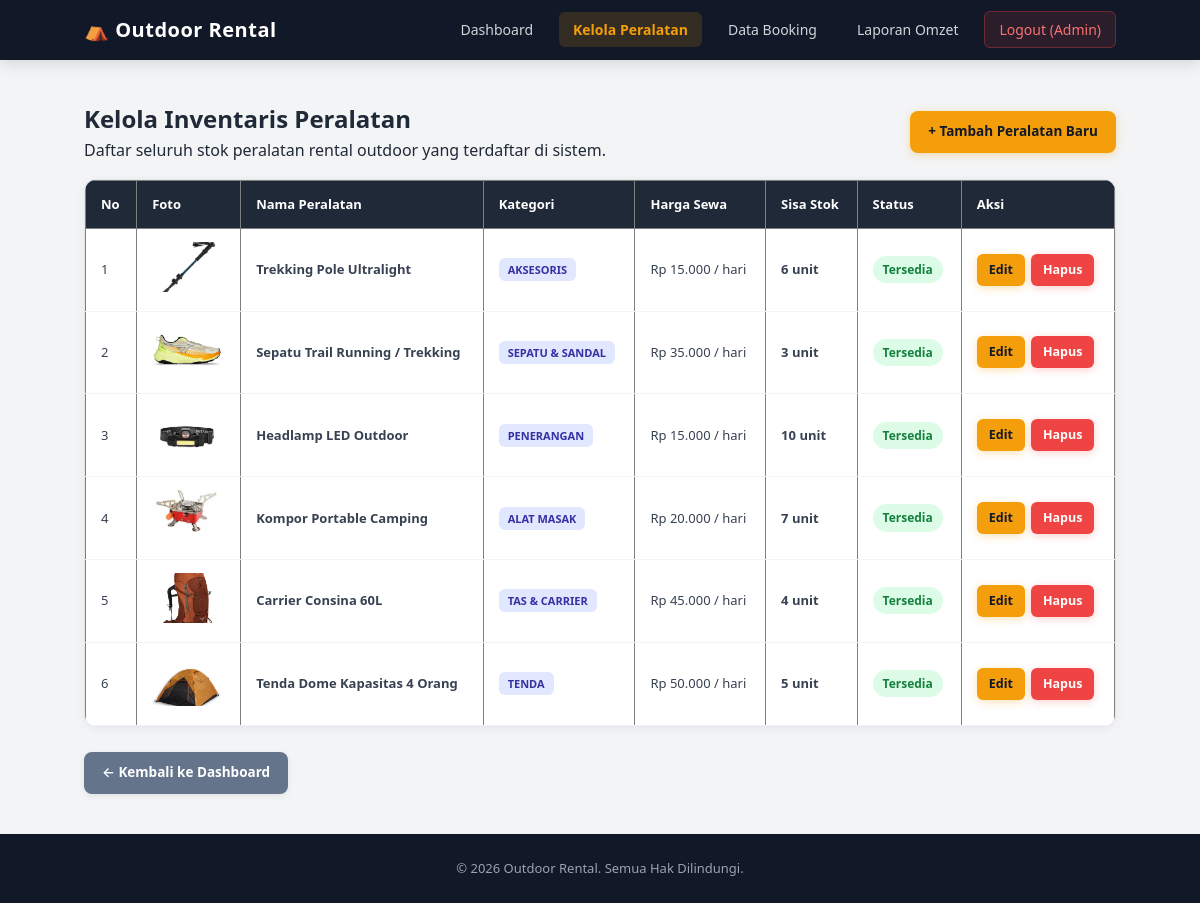
Screenshot of /admin/peralatan.php (signed in) with the database file from the repository.
### tables this page shows
CREATE TABLE `peralatan` (
    `id` INT AUTO_INCREMENT PRIMARY KEY,
    `nama` VARCHAR(100) NOT NULL,
    `kategori` VARCHAR(50) NOT NULL,
    `harga` INT NOT NULL,
    `stok` INT NOT NULL DEFAULT 0,
    `gambar` VARCHAR(255) NULL,
    `created_at` TIMESTAMP DEFAULT CURRENT_TIMESTAMP
);

### config/functions.php (called while the page is built, shortened)
<?php
function rupiah($harga)
{
    return "Rp " . number_format((float)$harga, 0, ',', '.');
}
function getPeralatan($conn)
{
    $query = mysqli_query($conn, "SELECT * FROM peralatan ORDER BY id DESC");
    $data = [];
    while ($row = mysqli_fetch_assoc($query)) {
        $data[] = $row;
    }
    return $data;
}

### admin/peralatan.php (the view, shortened to what this page needs)
<?php
require_once '../config/config.php';
require_once '../config/functions.php';
$peralatan = getPeralatan($conn);
include '../includes/header.php';
?>
<section class="riwayat-section">
    <div class="header-action-container">
        <div>
            <h2>Kelola Inventaris Peralatan</h2>
            <p>Daftar seluruh stok peralatan rental outdoor yang terdaftar di sistem.</p>
        </div>
        <div>
            <a href="tambah_peralatan.php" class="btn btn-primary">+ Tambah Peralatan Baru</a>
        </div>
    </div>
    <?php if (empty($peralatan)) { ?>
        <div class="empty-state">
            <p>Belum ada data peralatan terdaftar di database.</p>
            <a href="tambah_peralatan.php" class="btn btn-primary">Tambah Sekarang</a>
        </div>
    <?php } else { ?>
        <div class="table-responsive mt-3">
            <table border="1" cellpadding="10" cellspacing="0" class="table-custom">
                <thead>
                    <tr>
                        <th>No</th>
                        <th>Foto</th>
                        <th>Nama Peralatan</th>
                        <th>Kategori</th>
                        <th>Harga Sewa</th>
                        <th>Sisa Stok</th>
                        <th>Status</th>
                        <th>Aksi</th>
                    </tr>
                </thead>
                <tbody>
                    <?php $no = 1; foreach ($peralatan as $item) { ?>
                        <tr>
                            <td><?= $no++; ?></td>
                            <td>
                                <?php if (!empty($item['gambar'])) { ?>
                                    <img
                                        src="../assets/uploads/<?= htmlspecialchars($item['gambar']); ?>"
                                        alt="<?= htmlspecialchars($item['nama']); ?>"
                                        width="70"
                                        style="border-radius: 6px; object-fit: cover; height: 50px;">
                                <?php } else { ?>
                                    <span class="text-muted">No Image</span>
                                <?php } ?>
                            </td>
                            <td><strong><?= htmlspecialchars($item['nama']); ?></strong></td>
                            <td><span class="badge-kategori"><?= htmlspecialchars($item['kategori']); ?></span></td>
                            <td><?= rupiah($item['harga']); ?> / hari</td>
                            <td><strong><?= $item['stok']; ?> unit</strong></td>
                            <td>
                                <?php if ($item['stok'] > 0) { ?>
                                    <span class="badge badge-success">Tersedia</span>
                                <?php } else { ?>
                                    <span class="badge badge-danger">Habis</span>
                                <?php } ?>
                            </td>
                            <td>
                                <div style="display: flex; gap: 6px;">
                                    <a href="edit_peralatan.php?id=<?= $item['id']; ?>" class="btn btn-sm btn-primary">Edit</a>
                                    <a href="hapus_peralatan.php?id=<?= $item['id']; ?>" class="btn btn-sm btn-danger" onclick="return confirm('Apakah Anda yakin ingin menghapus peralatan ini?');">Hapus</a>
                                </div>
                            </td>
                        </tr>
                    <?php } ?>
                </tbody>
            </table>
        </div>
    <?php } ?>
    <br>
    <a href="index.php" class="btn btn-secondary">← Kembali ke Dashboard</a>
</section>
<?php
include '../includes/footer.php';
?>

### assets/css/style.css (style rules this page uses)
* { margin: 0; padding: 0; box-sizing: border-box; }
body { font-family: 'Segoe UI', -apple-system, BlinkMacSystemFont, Roboto, Oxygen, Ubuntu, Cantarell, sans-serif; background: #f3f4f6; color: #1f2937; line-height: 1.6; min-height: 100vh; display: flex; flex-direction: column; }
a { text-decoration: none; color: inherit; transition: all 0.2s ease; }
.badge-kategori { align-self: flex-start; background: #e0e7ff; color: #3730a3; font-size: 11px; font-weight: 700; padding: 4px 9px; border-radius: 6px; margin-bottom: 8px; text-transform: uppercase; }
.btn { display: inline-flex; align-items: center; justify-content: center; gap: 6px; padding: 10px 18px; background: #1e293b; color: #ffffff; border-radius: 8px; font-size: 13.5px; font-weight: 600; border: none; text-align: center; cursor: pointer; box-shadow: 0 2px 6px rgba(0, 0, 0, 0.08); transition: all 0.2s cubic-bezier(0.4, 0, 0.2, 1); box-sizing: border-box; }
.btn-primary { background: #f59e0b; color: #111827; font-weight: 700; box-shadow: 0 2px 8px rgba(245, 158, 11, 0.3); }
.btn-secondary { background: #64748b; color: #ffffff; font-weight: 600; }
.btn-danger { background: #ef4444; color: #ffffff; font-weight: 600; box-shadow: 0 2px 8px rgba(239, 68, 68, 0.25); }
.btn-sm { padding: 6px 12px; font-size: 12.5px; border-radius: 6px; }
.badge { display: inline-block; padding: 4px 10px; border-radius: 9999px; font-size: 12px; font-weight: 600; }
.badge-success { background: #dcfce7; color: #15803d; }
.riwayat-section { padding: 40px 7%; flex: 1; }
.header-action-container { display: flex; justify-content: space-between; align-items: center; flex-wrap: wrap; gap: 15px; }
.table-responsive { overflow-x: auto; background: white; border-radius: 12px; box-shadow: 0 2px 10px rgba(0, 0, 0, 0.05); border: 1px solid #e5e7eb; }
.table-custom { width: 100%; border-collapse: collapse; }
.table-custom th { background: #1f2937; color: white; padding: 13px 15px; text-align: left; font-size: 13px; font-weight: 600; }
.table-custom td { padding: 13px 15px; border-bottom: 1px solid #f1f5f9; font-size: 13px; color: #374151; }
.mt-3 { margin-top: 15px; }

### rows the page displays
peralatan: gambar (picture), nama "Trekking Pole Ultralight", kategori "AKSESORIS", harga "Rp 15.000", stok "6", shows "Tersedia"
peralatan: gambar (picture), nama "Sepatu Trail Running / Trekking", kategori "SEPATU & SANDAL", harga "Rp 35.000", stok "3", shows "Tersedia"
peralatan: gambar (picture), nama "Headlamp LED Outdoor", kategori "PENERANGAN", harga "Rp 15.000", stok "10", shows "Tersedia"
peralatan: gambar (picture), nama "Kompor Portable Camping", kategori "ALAT MASAK", harga "Rp 20.000", stok "7", shows "Tersedia"
peralatan: gambar (picture), nama "Carrier Consina 60L", kategori "TAS & CARRIER", harga "Rp 45.000", stok "4", shows "Tersedia"
peralatan: gambar (picture), nama "Tenda Dome Kapasitas 4 Orang", kategori "TENDA", harga "Rp 50.000", stok "5", shows "Tersedia"

### other values shown
APP_NAME "Outdoor Rental"
